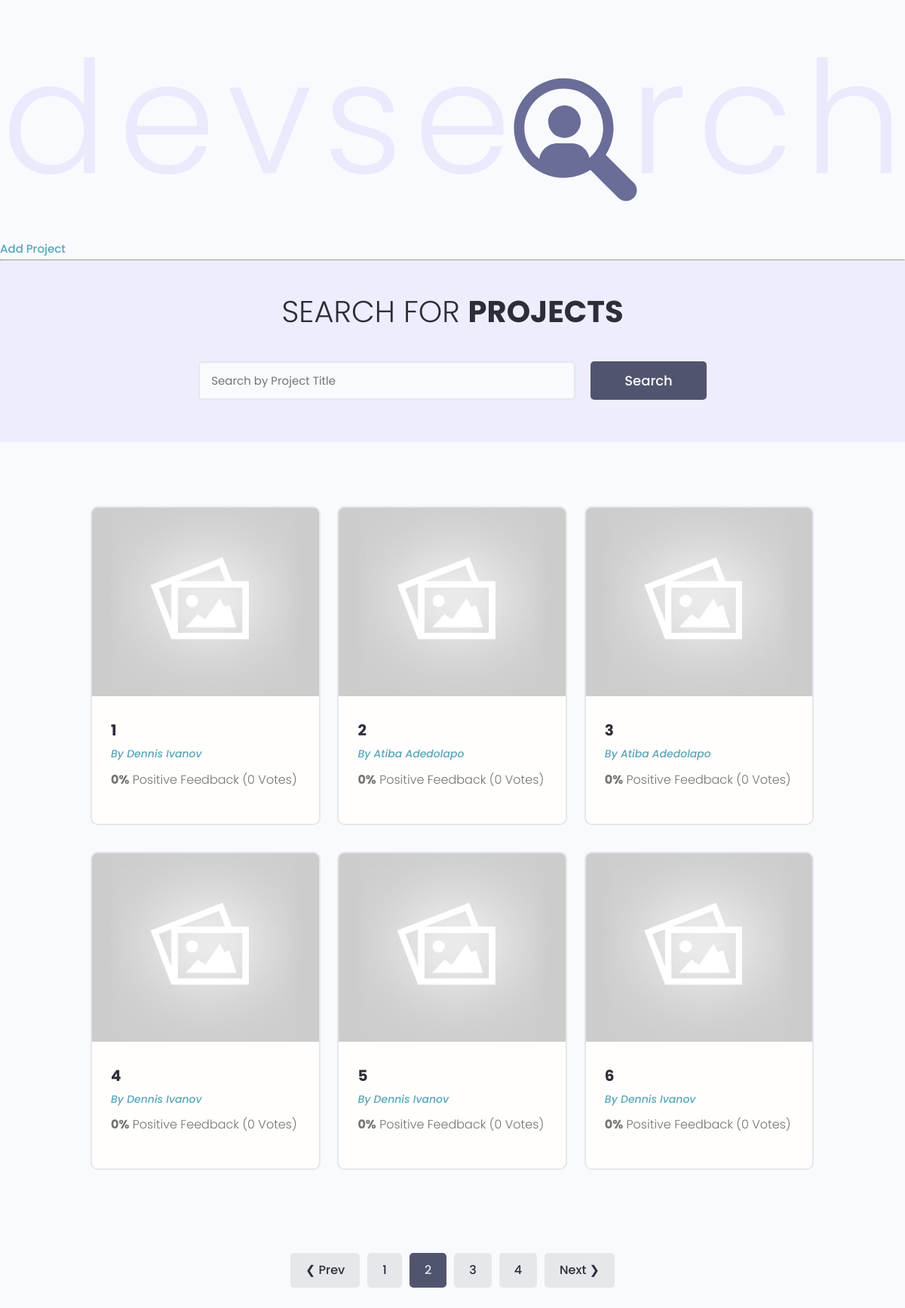
Screenshot of /?page=2 with the database file from the repository.
### projects/models.py (models this page shows, shortened)
class Project(models.Model):
    owner = models.ForeignKey(Profile, null=True, blank=True, on_delete=models.SET_NULL)
    title = models.CharField(max_length=200)
    description = models.TextField(null=True, blank=True)
    featured_image = models.ImageField(
        null=True, blank=True, default="default.jpg")
    demo_link = models.CharField(max_length=2000, null=True, blank=True)
    source_link = models.CharField(max_length=2000, null=True, blank=True)
    tags = models.ManyToManyField('Tag', blank=True)
    vote_total = models.IntegerField(default=0, null=True, blank=True)
    vote_ratio = models.IntegerField(default=0, null=True, blank=True)
    created = models.DateTimeField(auto_now_add=True)
    id = models.UUIDField(default=uuid.uuid4, unique=True,
                          primary_key=True, editable=False)
    class Meta:
        ordering = ['created']

### users/models.py (models this page shows, shortened)
class Profile(models.Model):
    user = models.OneToOneField(User, on_delete=models.CASCADE, null=True, blank=True)
    name = models.CharField(max_length=200, blank=True, null=True)
    email = models.EmailField(max_length=500, blank=True, null=True)
    username = models.CharField(max_length=200, blank=True, null=True)
    location = models.CharField(max_length=200, blank=True, null=True)
    short_intro = models.CharField(max_length=200, blank=True, null=True)
    bio = models.TextField(blank=True, null=True)
    profile_image = models.ImageField(
        null=True, blank=True, upload_to='profiles/', default="profiles/user-default.png")
    social_github = models.CharField(max_length=200, blank=True, null=True)
    social_twitter = models.CharField(max_length=200, blank=True, null=True)
    social_linkedin = models.CharField(max_length=200, blank=True, null=True)
    social_youtube = models.CharField(max_length=200, blank=True, null=True)
    social_website = models.CharField(max_length=200, blank=True, null=True)
    created = models.DateTimeField(auto_now_add=True)
    id = models.UUIDField(default=uuid.uuid4, unique=True,
                          primary_key=True, editable=False)

### projects/views.py (the view)
# urls.py: path('', include('projects.urls')),
def projects(request):
    projects, search_query = searchProjects(request)
    custom_range, projects = paginateProjects(request, projects, 6)
    context = {'projects': projects,
               'search_query': search_query,
               'custom_range': custom_range}
    return render(request, 'projects/projects.html', context)

### projects/utils.py (called while the page is built)
def paginateProjects(request, projects, results):
    page = request.GET.get('page')
    paginator = Paginator(projects, results)
    try:
        projects = paginator.page(page)
    except PageNotAnInteger:
        page = 1
        projects = paginator.page(page)
    except EmptyPage:
        page = paginator.num_pages
        projects = paginator.page(page)
    leftIndex = (int(page) - 4)
    if leftIndex < 1:
        leftIndex = 1
    rightIndex = (int(page) + 5)
    if rightIndex > paginator.num_pages:
        rightIndex = paginator.num_pages + 1
    custom_range = range(leftIndex, rightIndex)
    return custom_range, projects

def searchProjects(request):
    search_query = ''
    if request.GET.get('search_query'):
        search_query = request.GET.get('search_query')
    tags = Tag.objects.filter(name__icontains=search_query)
    projects = Project.objects.distinct().filter(
        Q(title__icontains=search_query) |
        Q(description__icontains=search_query) |
        Q(owner__name__icontains=search_query) |
        Q(tags__in=tags)
    )
    return projects, search_query

### projects/templates/projects/projects.html (shortened to what this page needs)
{% extends 'main.html' %}
{% block content %}
  <main class="projects">
    <section class="hero-section text-center">
      <div class="container container--narrow">
        <div class="hero-section__box">
          <h2>Search for <span>Projects</span></h2>
        </div>
        <div class="hero-section__search">
          <form id='searchForm' class="form" action="{% url 'projects' %}" method="get">
            <div class="form__field">
              <input class="input input--text" id="formInput#search" type="text" name="search_query"
                placeholder="Search by Project Title" value="{{ search_query }}" />
            </div>
            <input class="btn btn--sub btn--lg" type="submit" value="Search" />
          </form>
        </div>
      </div>
    </section>
    <section class="projectsList">
      <div class="container">
        <div class="grid grid--three">
            {% for project in projects %}
          <div class="column">
            <div class="card project">
              <a href="{% url 'project' project.id %}" class="project">
                <img class="project__thumbnail" src="{{ project.featured_image.url }}" alt="project thumbnail" />
                <div class="card__body">
                  <h3 class="project__title">{{project.title}}</h3>
                  <p><a class="project__author" href="{% url 'user-profile' project.owner.id %}">By
                            {{ project.owner.name }}</a></p>
                  <p class="project--rating">
                    <span style="font-weight: bold;">{{project.vote_ratio}}%</span> Positive
                    Feedback ({{project.vote_total}} Vote{{ project.vote_total|pluralize:"s" }})
                  </p>
                </div>
              </a>
            </div>
          </div>
            {% endfor %}
        </div>
      </div>
    </section>
{% include 'pagination.html' with queryset=projects custom_range=custom_range %}
  </main>
{% endblock content %}

### styles/app.css (style rules this page uses)
:root { --color-sub: #2d2d39; }
.btn--sub { background-color: var(--color-sub-light); }
.card { border: 2px solid var(--color-light); }
img { width: 100%; }
.hero-section { height: 40vh; display: flex; align-items: center; background-color: var(--color-sub); }
.hero-section__box { margin-bottom: 4rem; }
.hero-section__box > h2, .hero-section__box > h2 > span { font-size: 4rem; color: var(--color-light); line-height: 1.3; text-transform: uppercase; }
.hero-section__box > h2 { font-weight: 300; }
.hero-section__box > h2 > span { font-weight: 700; }
.hero-section__search > .form { display: flex; align-items: center; justify-content: center; gap: 2rem; }
.hero-section__search > .form input.input--text { width: 50rem; }
.project__author { font-size: 1.4rem; font-style: italic; }
.project--rating { margin-bottom: 1.6em; margin-top: .5em; }
.projects > .hero-section { background: var(--color-sub-lighter); height: 30vh; }
.projects .hero-section__box { margin-bottom: 2.5rem; }
.projects .hero-section__box > h2 { color: var(--color-sub); }
.projects .hero-section__box > h2 > span { font-weight: 700; color: var(--color-sub); }
.projectsList { margin-top: 8rem; }
.project__thumbnail { height: 25rem; object-fit: cover; object-position: top center; }
.project__title { font-size: 2rem; font-weight: 700; color: var(--color-sub); }

### uikit/styles/modules/_variables.css (style rules this page uses)
:root { --color-main: #5aa5b9; --color-main-light: #e6faff; --color-sub: #3f4156; --color-sub-light: #51546e; --color-sub-lighter: #ededfd; --color-text: #737373; --color-gray: #8b8b8b; --color-light: #e5e7eb; --color-light-gray: #767676; --color-bg: #f8fafd; --color-white: #fffefd; --color-white-light: #f3f3f3; --color-success: #359e64; --color-success-bg: #def8e8; --color-error: #fc4b0b; --color-error-bg: #fff2ee; --font-base: 'Poppins', arial, helvetica, 'Segoe UI', roboto, ubuntu, sans-serif; --font-monospace: 'Fira Code', 'Courier New', courier, monospace; --font-regular: 300; --font-medium: 500; --font-bold: 700; --generic-shadow: 1px 1px 5px #00000010; --generic-transition: all 0.3s ease-in-out; }

### uikit/styles/modules/_base.css (style rules this page uses)
* { margin: 0; padding: 0; box-sizing: border-box; text-rendering: optimizeLegibility; color: inherit; font-size: inherit; }
html { font-size: 50%; }
@media only screen and (min-width: 480px) { html { font-size: 56.25%; } }
@media only screen and (min-width: 1200px) { html { font-size: 62.5%; } }
body { line-height: 1.6; font-weight: 400; font-size: 1.5rem; color: var(--color-text); background-color: var(--color-bg); min-height: 100vh; }

### uikit/styles/modules/_typography.css (style rules this page uses)
* { font-family: var(--font-base); }
h2 { font-size: 3.6rem; font-weight: var(--font-bold); }
h3 { font-size: 3.2rem; font-weight: var(--font-medium); }
p, span, strong { font-size: 1.6rem; color: var(--color-text); font-weight: var(--font-regular); }
a { padding-bottom: 2px; text-decoration: none; display: inline-block; color: var(--color-main); font-weight: var(--font-medium); }

### uikit/styles/modules/_utilities.css (style rules this page uses)
.container { width: 92%; max-width: 165rem; margin: 0 auto; box-sizing: border-box; }
.container--narrow { width: 92%; max-width: 120rem; }
@media screen and (min-width: 1000px) { .container { width: 90%; } }
@media screen and (min-width: 1000px) { .container--narrow { width: 85%; } }
@media screen and (min-width: 1200px) { .container { width: 80%; } }
@media screen and (min-width: 1200px) { .container--narrow { width: 72%; } }
.text-center { text-align: center; }

### uikit/styles/modules/_button.css (style rules this page uses)
.btn { display: inline-block; position: relative; cursor: pointer; background-color: var(--color-light); font-weight: var(--font-medium); color: var(--color-sub); text-decoration: none; padding: 1rem 2rem; border-radius: 0.5rem; border: none; width: -webkit-fit-content; width: -moz-fit-content; width: fit-content; height: -webkit-fit-content; height: -moz-fit-content; height: fit-content; font-size: 1.6rem; outline-width: 0; outline-color: transparent; -webkit-backface-visibility: hidden; backface-visibility: hidden; transition: all 0.3s ease-in-out; }
.btn--sub { background-color: var(--color-sub); color: var(--color-white); }
.btn--lg { font-size: 1.8rem; padding: 1.2rem 4.5rem; }

### uikit/styles/modules/_card.css (style rules this page uses)
.card { border-radius: 1rem; background-color: var(--color-white); border: 1.5px solid var(--color-light); width: auto; height: auto; margin-top: 0.5rem; margin-bottom: 0.5rem; overflow: hidden; }
.card__body, .card__header { padding: 2rem 2.5rem; }

### rows the page displays
Project: featured_image (placeholder picture), title "1", owner.name "Dennis Ivanov", vote_ratio "0", vote_total "0"
Project: featured_image (placeholder picture), title "2", owner.name "Atiba Adedolapo", vote_ratio "0", vote_total "0"
Project: featured_image (placeholder picture), title "3", owner.name "Atiba Adedolapo", vote_ratio "0", vote_total "0"
Project: featured_image (placeholder picture), title "4", owner.name "Dennis Ivanov", vote_ratio "0", vote_total "0"
Project: featured_image (placeholder picture), title "5", owner.name "Dennis Ivanov", vote_ratio "0", vote_total "0"
Project: featured_image (placeholder picture), title "6", owner.name "Dennis Ivanov", vote_ratio "0", vote_total "0"

### other values shown
{{ page }} "1" "3" "4"
{{ page }} "2"
